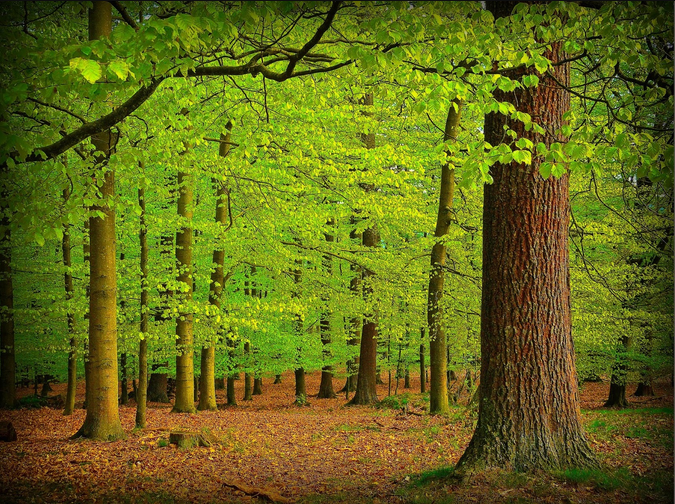
#> input picture 1_sem/proc_info/s12_fourier_image_nature.png, 675 x 504 px
$ jupyter execute s12_fourier_image.ipynb   (shell and % lines are left out)
#> lines starting #> are read from the running program, lines starting #| are printed output that depends on the picture
[cell 1]
'''
import cv2
image = cv2.imread("s12_fourier_image.png")
print(image)
'''

[cell 2]
from skimage import io
from skimage.color import rgb2gray

img = io.imread('s12_fourier_image_nature.png')
#> img is the input picture: shape (504, 675, 4); mean R, G, B, A 98.9, 105, 25.5, 255

gray_img = rgb2gray(img[:,:,:3])
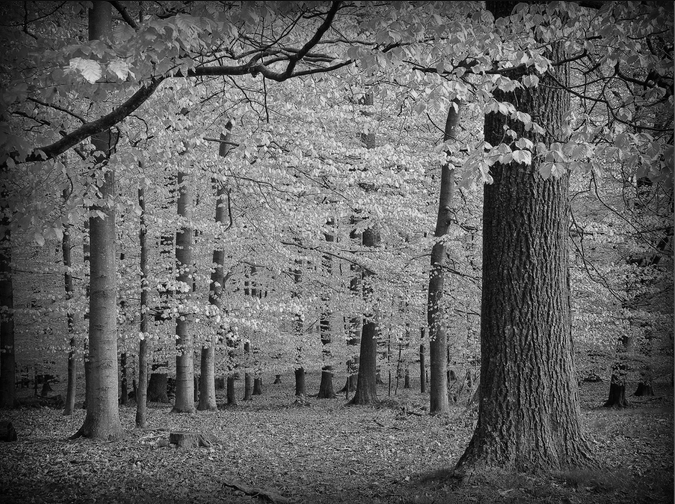
#> gray_img: shape (504, 675) float64; min 0, max 0.988, mean 0.384
io.imshow(gray_img)

[cell 3]
# Unify format for gray values from 0 to 255 (gray images in python can have float values)
from skimage.util import img_as_ubyte
gray_img = img_as_ubyte(rgb2gray(img[:,:,:3]))
io.imshow(gray_img)

[cell 4]
# Fast fourier transform
import numpy as np
import matplotlib.pyplot as plt

f = np.fft.fft2(gray_img)
f_s = np.fft.fftshift(f)
plt.figure(num=None, figsize=(10,8), dpi=80)
plt.imshow(np.log(abs(f_s)), cmap='gray')
plt.show()
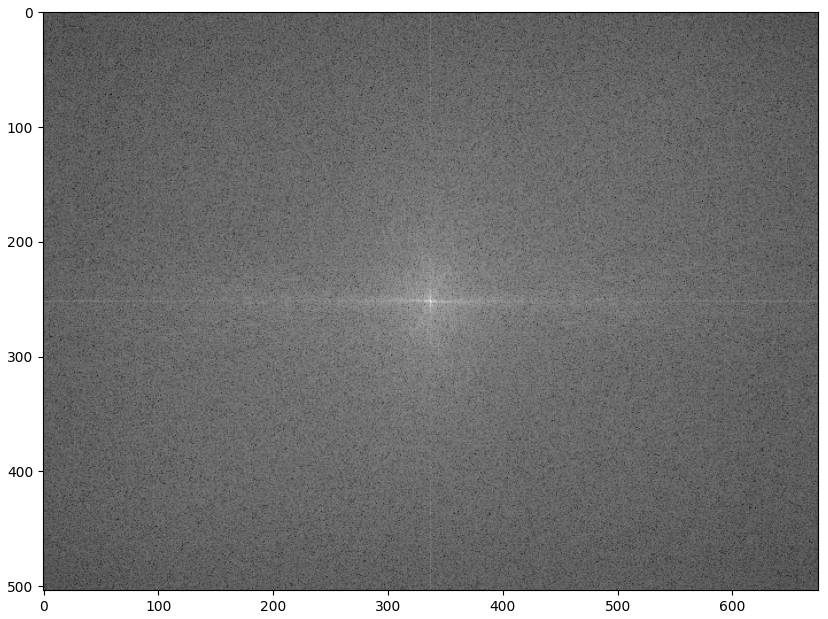
#> figure drawn by matplotlib, 1 panel

[cell 5]
print(img.shape)
#| (504, 675, 4)

img_i = np.fft.irfft2(f)
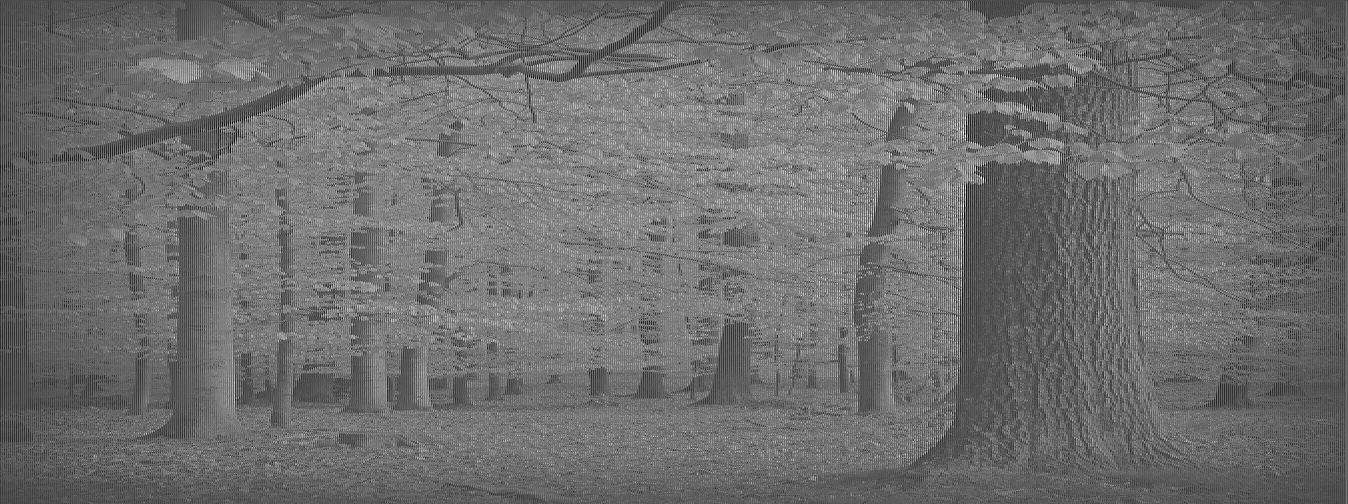
#> img_i: shape (504, 1348) float64; min -86.16, max 226.3, mean 49.1; drawn with min black and max white
plt.imshow(img_i, cmap="gray")
